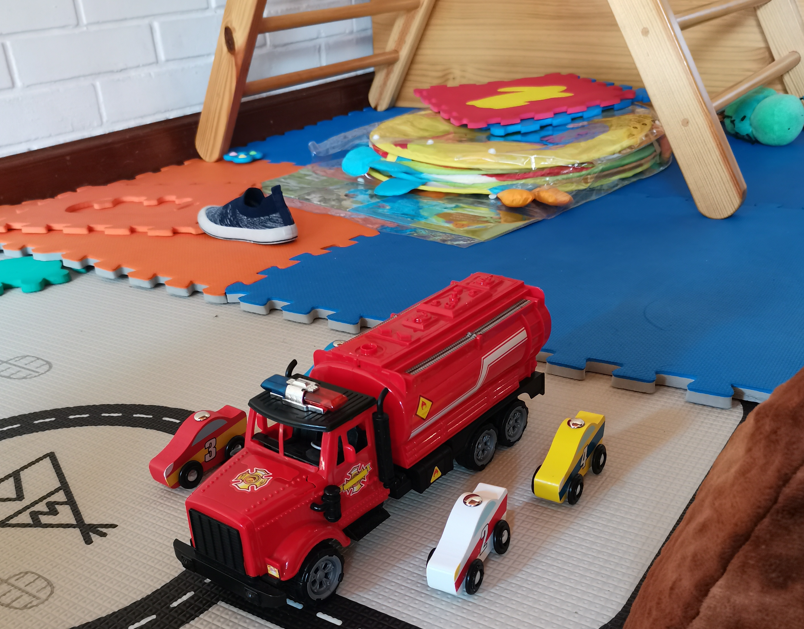
#> input picture Computer Vision Deep Dive in Python/Ch03/03_02/playspace.png, 804 x 629 px
$ python weighted_grayscale.py
#> lines starting #> are read from the running program, lines starting #| are printed output that depends on the picture
### Computer Vision Deep Dive in Python/Ch03/03_02/EC_CV.py
import numpy as np
import matplotlib.pyplot as plt

# To convert an RGBA image array that represents data with floating
# point numbers from 0 to 1 into the RGB integer format from 0 to 255,
# we need to make 4 changes:

# 1) Get rid of the A channel
# 2) Multiply by 255
# 3) Round the resulting values
# 4) Ensure values are between 0 and 255
# 5) Convert data to 8-bit integers

# Let's define a function for this:


def adapt_PNG(the_PNG):
    the_PNG = the_PNG[:, :, :3]  # Step 1
    the_PNG = the_PNG * 255  # Step 2
    the_PNG = adapt_image(the_PNG)  # Steps 3, 4, 5
    return the_PNG


# This function will be useful to perform steps 3, 4, and 5 for images
# undergoing operations that may result in floating point numbers.
def adapt_image(the_img):
    return np.uint8(np.clip(the_img.round(), 0, 255))  # Steps 3, 4, 5


# This function converts a grayscale image to black and white
# using a global threshold.
# [128 lines left out: functions grayscale_to_BW, downscale, upscale_by_2, get_seam, not called in this run]

### Computer Vision Deep Dive in Python/Ch03/03_02/weighted_grayscale.py
# Commented out IPython magic to ensure Python compatibility.
# Let's open the Playspace image again

import numpy as np
import matplotlib.pyplot as plt

# %config InlineBackend.figure_formats = 'retina'
# %matplotlib inline
from EC_CV import *
from matplotlib import rcParams

plt.rcParams["figure.figsize"] = (8, 8)

toys = adapt_PNG(plt.imread("playspace.png"))
plt.axis("off")
plt.imshow(toys)

rcParams["figure.figsize"] = (20, 8)

# Calculate regular average and weighted average
toys_avg = np.dot(toys[..., :3], [1 / 3, 1 / 3, 1 / 3])
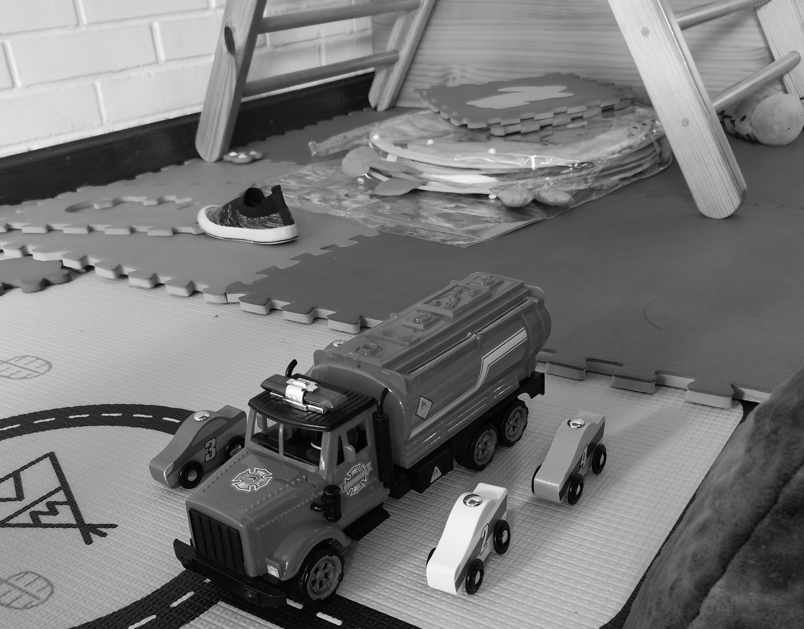
#> toys_avg: shape (629, 804) float64; min 0, max 255, mean 119.1
toys_wgt = np.dot(toys[..., :3], [0.299, 0.587, 0.114])

# display images
fig, ax = plt.subplots(1, 2)
ax[0].imshow(toys_avg, cmap="gray")
ax[1].imshow(toys_wgt, cmap="gray")

# Now let's try it on another picture

#> (the run stopped early here; a loop or call above may not have finished)

$ run again, with Computer Vision Deep Dive in Python/Ch03/03_06/sunset.jpg saved as Computer Vision Deep Dive in Python/Ch03/03_02/playspace.png
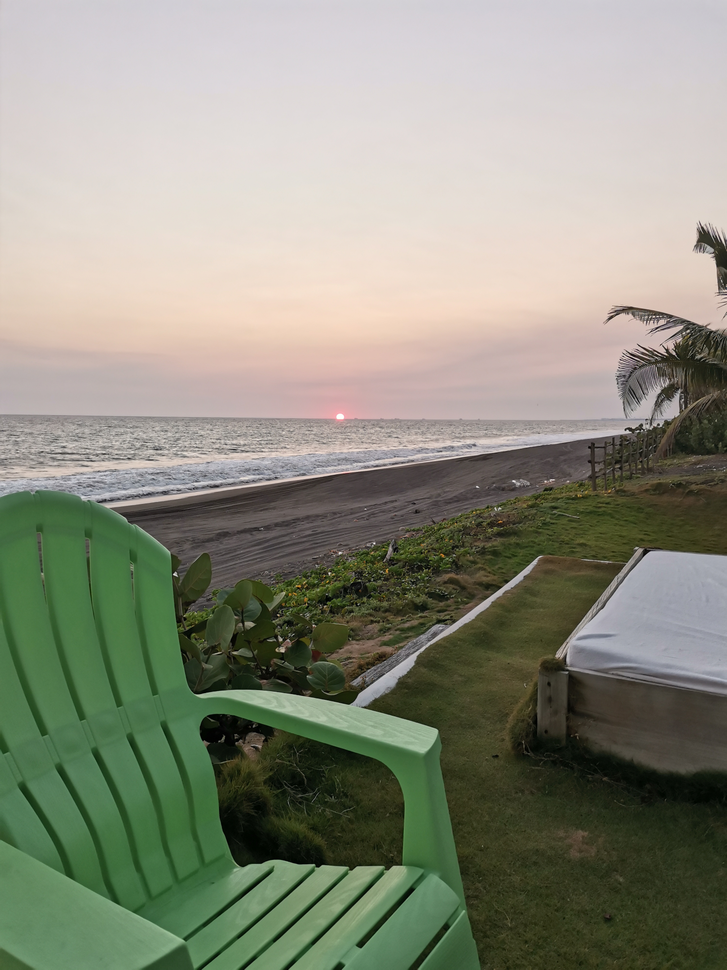
#> input picture Computer Vision Deep Dive in Python/Ch03/03_06/sunset.jpg, 727 x 970 px, shrunk from 3000 x 4000 before the run
#> in adapt_PNG, the_PNG is the input picture: shape (970, 727, 3) float32; mean R, G, B 0.543, 0.551, 0.49
#> `toys_avg = np.dot(toys[..., :3], [1 / 3, 1 / 3, 1 / 3])`:
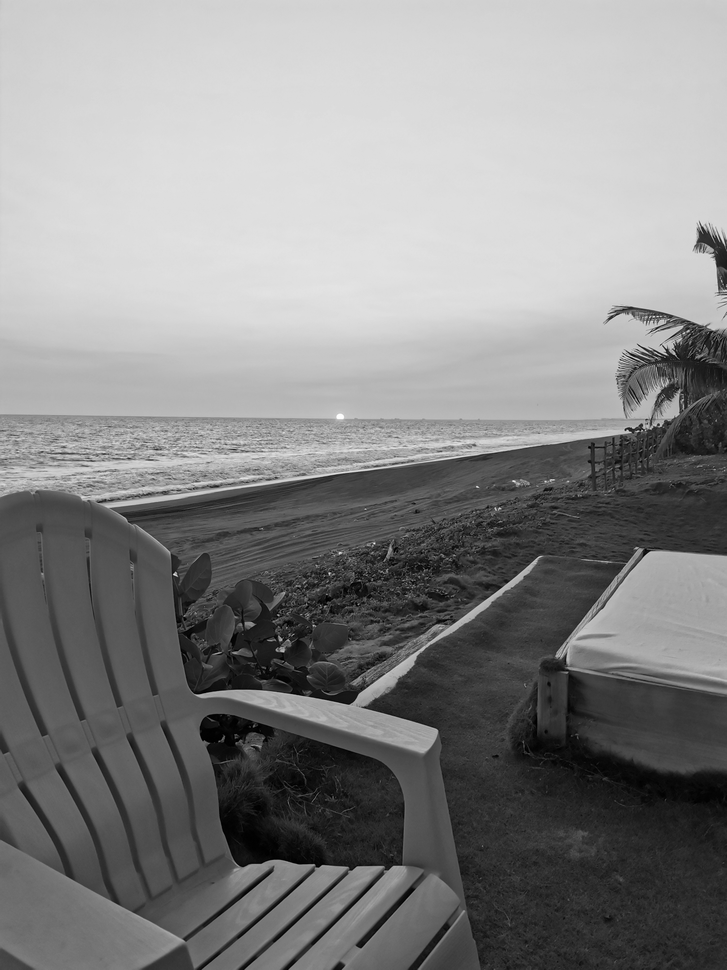
#> toys_avg: shape (970, 727) float64; min 0, max 254.3, mean 134.6
